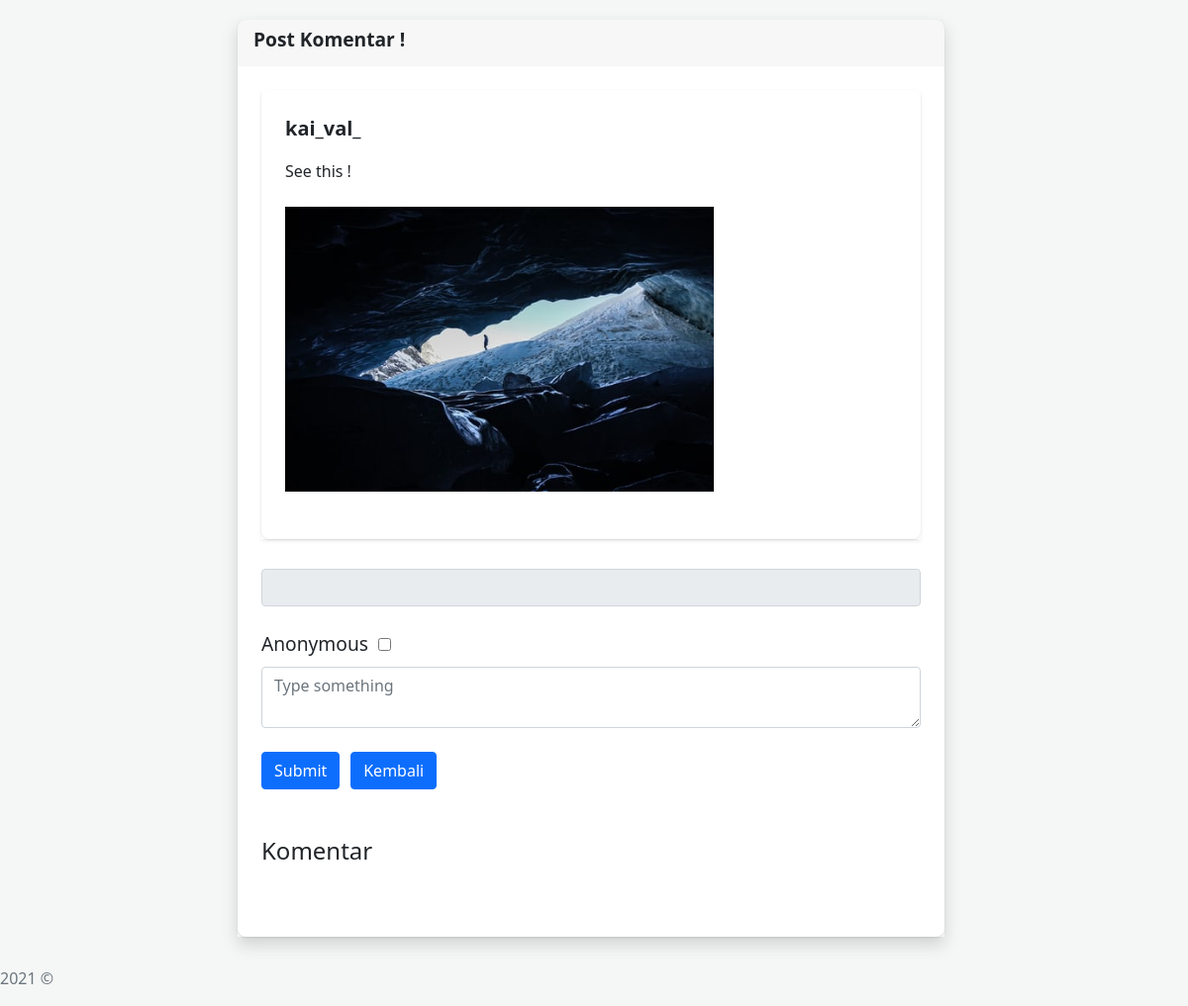
The page /isiKomen.php?id=1 on the database its author committed.
### tables this page shows
CREATE TABLE `post` (
  `id` int(11) NOT NULL,
  `username` char(30) DEFAULT NULL,
  `caption` char(30) DEFAULT NULL,
  `image` varchar(30) DEFAULT NULL
);

### functions.php (called while the page is built, shortened)
<?php
$db = mysqli_connect("localhost", "root", "", "tubesweb");
function query($query){
	global $db;
	$result = mysqli_query($db, $query);
	$rows = [];
	while ($row = mysqli_fetch_assoc($result)) {
		$rows[] = $row;
	}
	return $rows;
}
?>

### isiKomen.php (the view, shortened to what this page needs)
<?php
	$id = $_GET['id'];
	require 'functions.php';
	$result = query("SELECT * FROM post WHERE id=$id");
	$result2 = query("SELECT * FROM komentar WHERE get_id_gambar=$id ORDER BY id DESC");
?>
<html>
<head>
    <link rel="stylesheet" href="assets/css/bootstrap.css">
    <link rel="stylesheet" href="assets/vendors/iconly/bold.css">
    <link rel="stylesheet" href="assets/vendors/quill/quill.bubble.css">
    <link rel="stylesheet" href="assets/vendors/quill/quill.snow.css">
    <link rel="stylesheet" href="assets/vendors/perfect-scrollbar/perfect-scrollbar.css">
    <link rel="stylesheet" href="assets/vendors/bootstrap-icons/bootstrap-icons.css">
    <link rel="stylesheet" href="assets/css/app.css">
    <link rel="stylesheet" type="text/css" href="assets/custom.css">
</head>
	<body>
            <div class="page-content" style="margin-left: 20%;">
                <section class="row navbar-fixed-top">
                    <div class="col-12 col-lg-9">
                        <section class="section shadow">
                            <div class="card">
                                <div class="card-header">
                                    <h4 class="card-title">Post Komentar !</h4>
                                </div>
                                <br>
                                <div class="card-body">
                                    <form method="post" action="Upload_Komentar.php" enctype="multipart/form-data" >
                                        <div class="form-row">
                                            <div class="col">
												<table>
													<?php foreach ($result as $row) :?>
													<div class="row">
														<div class="col-12">
															<div class="card">
																<div class="card-body shadow-sm">
																	<p style="font-weight: bolder; font-size: 20px;"> <?php echo $row['username'] ?><br></p>
																	<?php echo $row['caption'] ?><br><br>
																	<img style="width: 70%;" src="assets/images/<?= $row['image'];?>" alt="picture">
																	<br>
																	<br>
																</div>
															</div>
														</div>
													</div>
													<?php endforeach; ?>
											</div>
													<input type="text" readonly="readonly" class="form-control" name="nama" id="nama" value="<?php $_SESSION['username']; ?>" placeholder="<?php echo $_SESSION['username']; ?>"/>
													<br>
													<label class="card-title" for="checkbox_id">Anonymous &nbsp;</label>
													<input name="checkbox_id" type="checkbox" id="checkbox_id" onclick="anonym()"/>
													<br>
													<textarea class="form-control" name="komentar" placeholder="Type something" maxlength="100" required></textarea>
													<br>
													<input type="submit" class="btn btn-primary" name="upload"/>
													<a href="index.php" style="margin-left: 1%;">
														<input type="submit" class="btn btn-primary" value="Kembali" />
													</a><br>
											</div>
                                        </div>
                                        <br>
                                        <br>
										<h4>Komentar</h4>
                                        <br>
                                </div>
                            </div>
                        </section>
                    </div>
                    <div class="col-12 col-lg-3">
                    </div>
            <footer>
                <div class="footer clearfix mb-0 text-muted">
                    <div class="float-start">
                        <p>2021 &copy; </p>
                    </div>
                </div>
            </footer>
	</body>
</html>

### assets/css/app.css (style rules this page uses)
.btn.btn-danger,.btn.btn-info,.btn.btn-primary,.btn.btn-secondary,.btn.btn-success,.btn.btn-warning { color:#fff }
.card { margin-bottom:2.2rem;border:none }
.card .card-header { border:none }
.card .card-header h4 { font-size:1.2rem;font-weight:700 }
.card .card-header~.card-body { padding-top:0 }
.card .card-title { font-size:1.2rem }
.card .card-body { padding:1.5rem }
a { text-decoration:none }

### assets/custom.css (style rules this page uses)
body { background-color: #f4f7f6; margin-top:20px; }
.card { background: #fff; transition: .5s; border: 0; margin-bottom: 30px; border-radius: .55rem; position: relative; width: 100%; box-shadow: 0 1px 2px 0 rgb(0 0 0 / 10%); }
.clearfix:after { visibility: hidden; display: block; font-size: 0; content: " "; clear: both; height: 0 }

### rows shown on the page
post: username "kai_val_", caption "See this !", image (picture)
